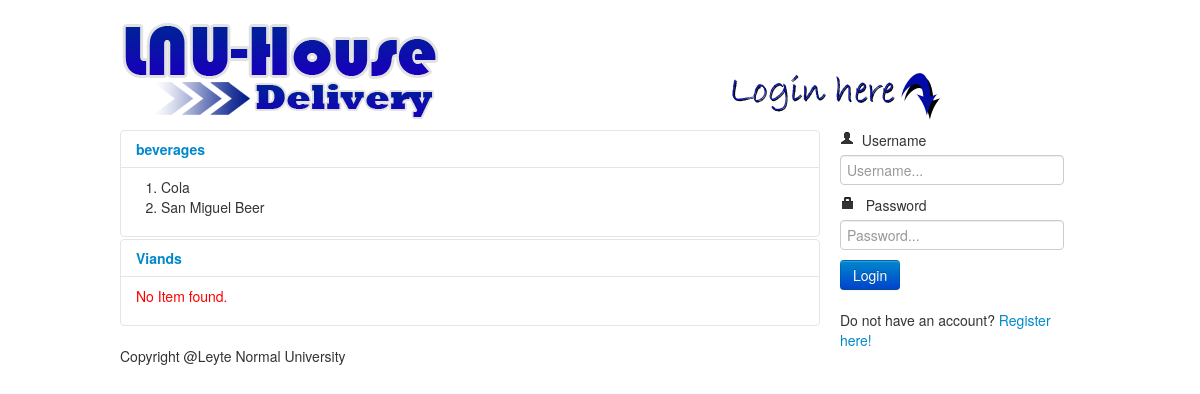
The page / on the database its author committed.
### tables this page shows
CREATE TABLE IF NOT EXISTS `tbl_mealcategory` (
  `mc_id` int(11) NOT NULL AUTO_INCREMENT,
  `mc_name` varchar(255) NOT NULL,
  PRIMARY KEY (`mc_id`)
);

CREATE TABLE IF NOT EXISTS `tbl_meals` (
  `meal_id` int(11) NOT NULL AUTO_INCREMENT,
  `meal_name` varchar(255) NOT NULL,
  `meal_price` varchar(50) NOT NULL,
  `meal_category` smallint(6) NOT NULL,
  `meal_status` enum('0','1') NOT NULL,
  PRIMARY KEY (`meal_id`)
);

### index.php (the view, shortened to what this page needs)
<?php require 'conn.php'; ?>
<!DOCTYPE html PUBLIC "-//W3C//DTD XHTML 1.0 Transitional//EN" "http://www.w3.org/TR/xhtml1/DTD/xhtml1-transitional.dtd">
<html xmlns="http://www.w3.org/1999/xhtml"><head>
<link rel="stylesheet" type="text/css" href="assets/css/normalizer.css"/>
<link rel="stylesheet" type="text/css" href="assets/css/bootstrap.css"/>
<link rel="stylesheet" type="text/css" href="css/templateCss.css"/>
</head>
<body>
    	<header class="clearfix">
        	<h1 class="pull-left"> LNU HOUSE Delivery </h1>
            <h2 class="pull-right"> Login here</h2>
        </header>
        <div class="container clearfix" id="container">
        	<div class="left pull-left">
            	<?php
							$query					=	$conn->query("select mc_id,mc_name from tbl_mealCategory");
							$querylog				=	$query->fetchAll(PDO::FETCH_ASSOC);
				?>
                  <div class="accordion" id="accordion2">
                      <?php if(isset($querylog) and !empty( $querylog )){ ?>
                      			<?php foreach($querylog as $value): ?>
                                    <div class="accordion-group">
                                        <div class="accordion-heading">
                                          <b><a class="accordion-toggle" data-toggle="collapse" data-parent="#accordion2" href="#collapse<?php echo $value['mc_id']; ?>">
                                            <?php echo $value['mc_name']; ?>
                                          </a></b>
                                        </div>
                                        <div id="collapse<?php echo $value['mc_id']; ?>" class="accordion-body collapse in">
                                          <div class="accordion-inner">
                                            <?php
                                                $queryLogs		 	=	$conn->prepare("select meal_name,meal_price from tbl_meals where meal_category = ? and meal_status = ?");
                                                $queryLogs->execute(array( $value['mc_id'],1));
                                                $queriedDatas		=	$queryLogs->fetchAll(PDO::FETCH_ASSOC);
                                                if( empty($queriedDatas)){
                                            ?>
                                            <p style="color:#F00"> No Item found.</p>
                                            <?php
                                                }else{
                                            ?>
                                            <ol>
                                                <?php foreach($queriedDatas as $keys => $valueses):?>
                                                    <li><?php echo $valueses['meal_name']; ?></li>
                                                <?php endforeach; ?>
                                            </ol>
                                            <?php
                                                }
                                            ?>
                                          </div>
                                        </div>
                                     </div>
                                  <?php endforeach; ?>
					  <?php }else{ ?>
                      			<p style="color:#F00;"> No Category Found. </p>
					  <?php }?>
                   </div>
            </div>
            <div class="right pull-right">
            	<form action="login.php" method="POST" class="form">
                    <label><i class="icon icon-user"></i>&nbsp; Username</label> <input class="input-large" type='text' name='ouusername' placeholder="Username..." />	<br/>
                    <label><i class="icon-lock"></i> &nbsp; Password</label> <input class="input-large" type='password' name='password' placeholder="Password..." /> <br/>
                    <input type='submit' class="btn btn-primary" value="Login" name='login'/>
                </form>
                <p> Do not have an account?  <a href="register.php">Register here!</a> </p>
            </div>
        </div>
        <footer class="clearfix">
        	<p>Copyright @Leyte Normal University</p>
        </footer>
</body>
</html>

### css/templateCss.css (style rules this page uses)
.clearfix:after { content: "."; display: block; clear: both; visibility: hidden; line-height: 0; height: 0; }
.clearfix { display: inline-block; }
html[xmlns] .clearfix { display: block; }
body { margin:10px auto; min-height:500px; width:960px; }
header, div#container, footer { width:100%; }
header h1 { text-indent:-99999px; background-image:url(../images/LNU-H-Delivery.png); background-repeat:no-repeat; width:320px; height:100px; }
header h2 { text-indent:-99999px; background-image:url(../images/login-here.png); background-repeat:no-repeat; width:250px; height:50px; margin-right:100px; margin-top:60px; }
#container .left { width:700px; }
#container .right { height:100px; width:240px; }
footer { width:100%; height:20px; }

### rows shown on the page
tbl_mealcategory: mc_name "beverages"
tbl_meals: meal_name "Cola"
tbl_meals: meal_name "San Miguel Beer"
tbl_mealcategory: mc_name "Viands", shows "No Item found."
